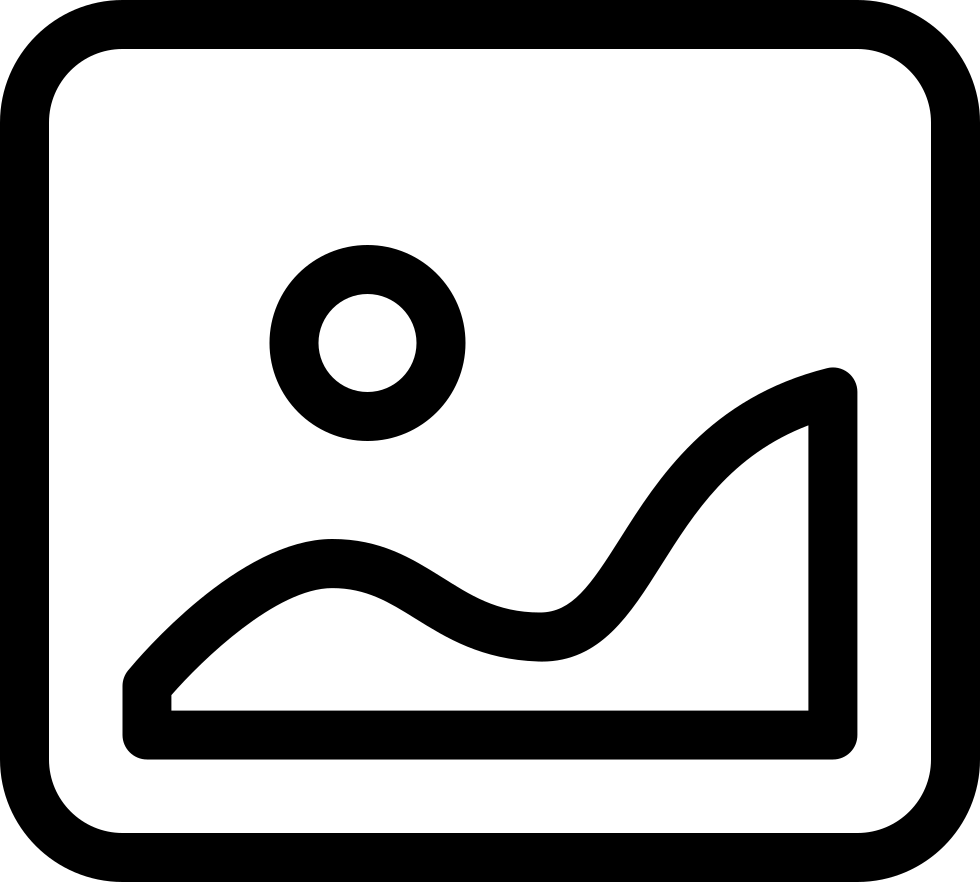
#> input picture 2022_图像算法基础教程(更新中)/src/imgs/m1.jpg, 980 x 882 px
$ python 'lession2_读取图片.py'
#> lines starting #> are read from the running program, lines starting #| are printed output that depends on the picture; after the words box and inside, x2 and y2 are one past the last pixel; in counts of white or black regions, pixels touching at a corner belong together; pictures that were not available may be replaced by others from this repository, and a replacement may not be noted
##!/usr/bin/python
# -*- coding: utf-8 -*-

"""
author: paperClub
"""

########## 1
import cv2
import numpy as np
from urllib import request

# ## 图片

img_zero = np.zeros((3,3), dtype=np.uint8)
print(img_zero)

cv2.namedWindow("img_zero", 0)
cv2.imshow("img_zero", img_zero)

cv2.waitKey(0)


## 读取本地图片
img_path = r'../src/imgs/m1.jpg'
img = cv2.imread(img_path)
#> img is the input picture: shape (882, 980, 3); min 0, max 255, mean 172.1

cv2.namedWindow("img_show", 0)
cv2.imshow("img_show", img)

cv2.waitKey(0)

print(img.shape)
#| (882, 980, 3)


#### 显示不同 flags 差异：

filename = "../src/imgs/1.jpg"

def cv2flags(filename):

    flags = [0, 1,2,3,4]
    for flag in flags:
        m = cv2.imread(filename, flags=flag)
        cv2.namedWindow(f"flags={flag}", 0)
        cv2.imshow(f"flags={flag}", m)

    cv2.waitKey(0)

# cv2flags(filename)


##### 数组访问

## 读取本地图片
img_path = r'../src/imgs/m1.jpg'
img = cv2.imread(img_path)


img[100:200, 600:800] = [255, 0, 0 ]
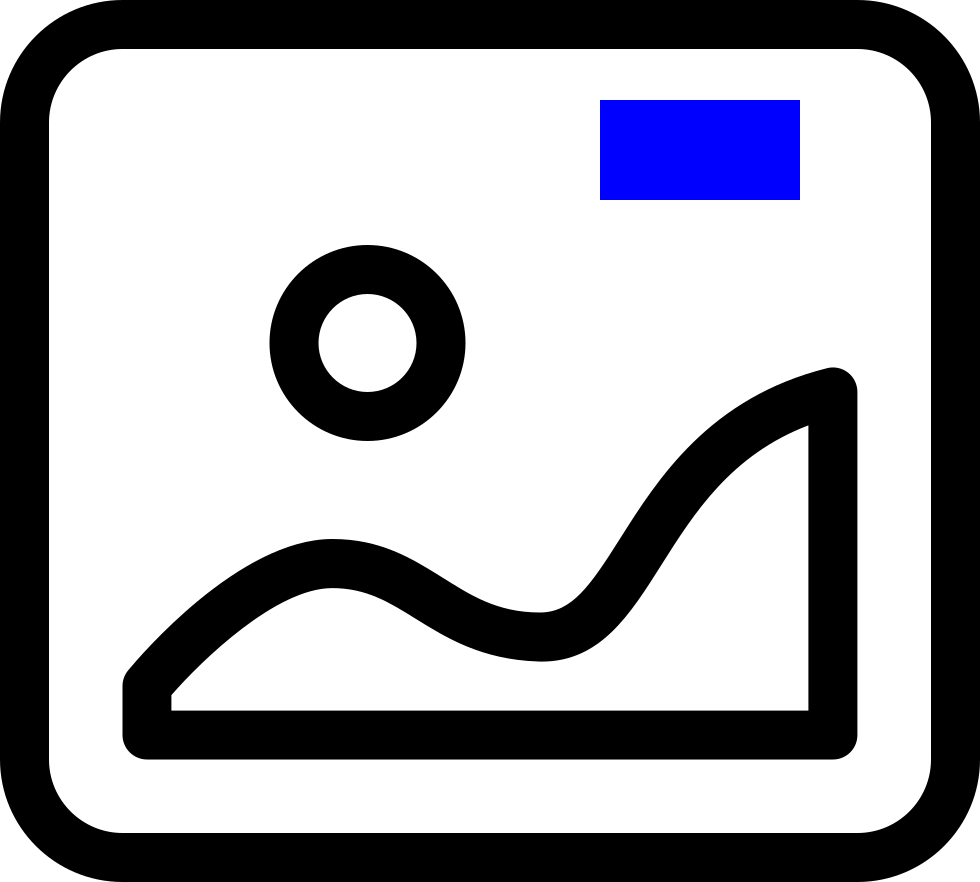
#> img: shape (882, 980, 3); 2.31% of pixels changed, all inside (x1, y1, x2, y2) = (600, 100, 800, 200)

cv2.namedWindow("img_show", 0)
cv2.imshow("img_show", img)

cv2.waitKey(0)


def show_url_image(url_path):
    resp = request.urlopen(url_path)
    image = np.asarray(bytearray(resp.read()), dtype="uint8") ### 字节流数组
    img = cv2.imdecode(image, 1)

    cv2.namedWindow("show_url_image", 0)
    cv2.imshow("show_url_image", img)
    cv2.waitKey(0)


# url = "https://www.baidu.com/img/superlogo_c4d7df0a003d3db9b65e9ef0fe6da1ec.png?where=super"
# url = "https://gimg2.baidu.com/image_search/src=http%3A%2F%2Fnimg.ws.126.net%2F%3Furl%3Dhttp%253A%252F%252Fdingyue.ws.126.net%252F2021%252F0519%252F9cce43b4j00qtd2zt001tc000u000gym.jpg%26thumbnail%3D650x2147483647%26quality%3D80%26type%3Djpg&refer=http%3A%2F%2Fnimg.ws.126.net&app=2002&size=f9999,10000&q=a80&n=0&g=0n&fmt=auto?sec=1654813817&t=4c7e437f651f1bed927f835328c1b785"
url = "https://img1.tt98.com/bizhi/20191204/ba00c1f662e1203e4e683748464e902a.jpg"
# show_url_image(url)


##### 读取视频：


def process(image, opt=0):
    dst = None
    if opt == 0:
        dst = cv2.Canny(image, 120, 120)
        dst = cv2.cvtColor(dst, cv2.COLOR_GRAY2BGR)
    if opt == 1:
        dst = cv2.flip(image, 0)
    if opt == 3:
        dst = cv2.flip(image, 1)
    if opt == 4:
        dst = cv2.flip(image, -1)
    if opt == 5:
        gray = cv2.cvtColor(image, cv2.COLOR_BGR2GRAY)
        ret, dst = cv2.threshold(~gray, 0, 255, cv2.THRESH_BINARY | cv2.THRESH_OTSU)
        dst = cv2.cvtColor(dst, cv2.COLOR_GRAY2BGR)

    return dst


def show_video(video_path):

#> called with video_path = '../src/imgs/you_are_angle.mp4'
    cap = cv2.VideoCapture(video_path)

    while (cap.isOpened()):
        ret, frame = cap.read()
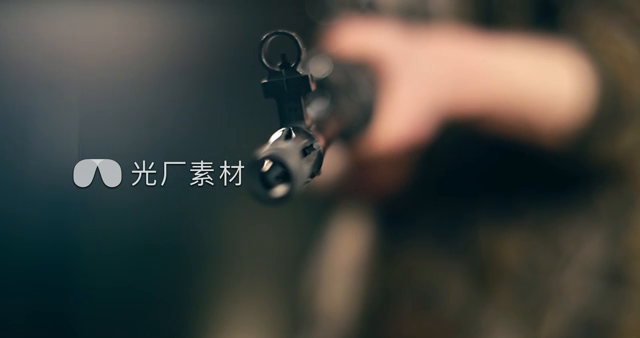
#> input picture frame 33 of 2022_图像算法基础教程(更新中)/day06/2.mp4, 640 x 338 px, given in place of you_are_angle.mp4, which was not available
#> frame is the input picture: shape (338, 640, 3); mean B, G, R 62.9, 68.8, 68.3
        if ret == True:
            frame1 = process(frame, opt=0) ###增加视频处理功能
#> in process, `dst = cv2.Canny(image, 120, 120)`:
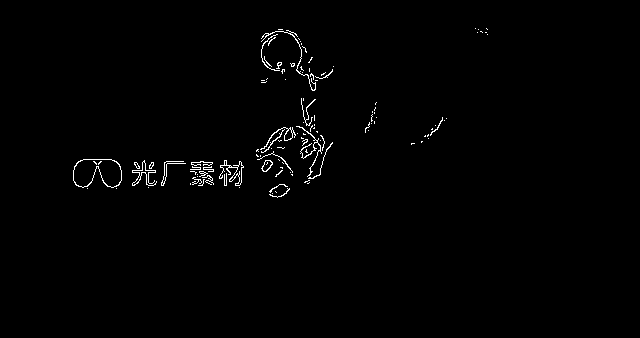
#> dst: shape (338, 640); 0.95% white in thin lines or dots, all inside (x1, y1, x2, y2) = (73, 28, 488, 198)
            met = np.hstack((frame, frame1))
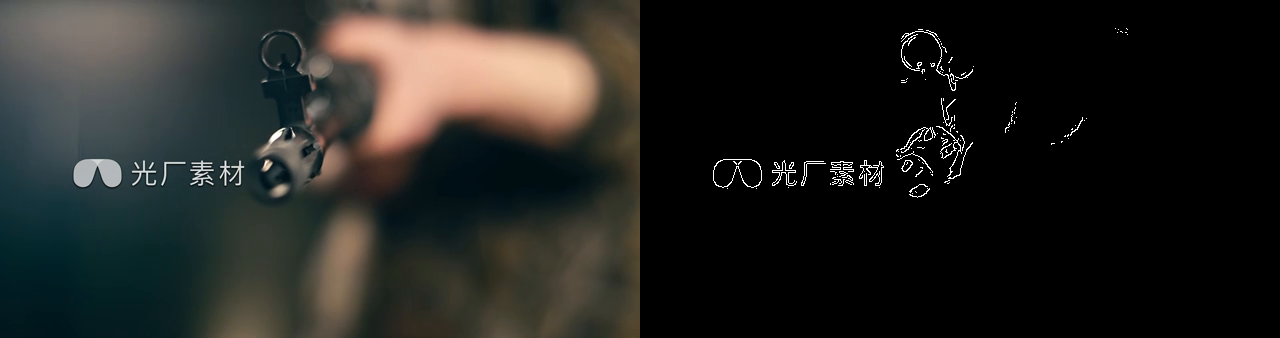
#> met: shape (338, 1280, 3); mean B, G, R 32.7, 35.6, 35.3

            cv2.namedWindow("show_video", 0)
            cv2.imshow("show_video", met)

            if cv2.waitKey(1) & 0xFF == ord('q'):
#> (key q is pressed here)
                break

        else:
            break


video_path = "../src/imgs/you_are_angle.mp4"
show_video(video_path)
